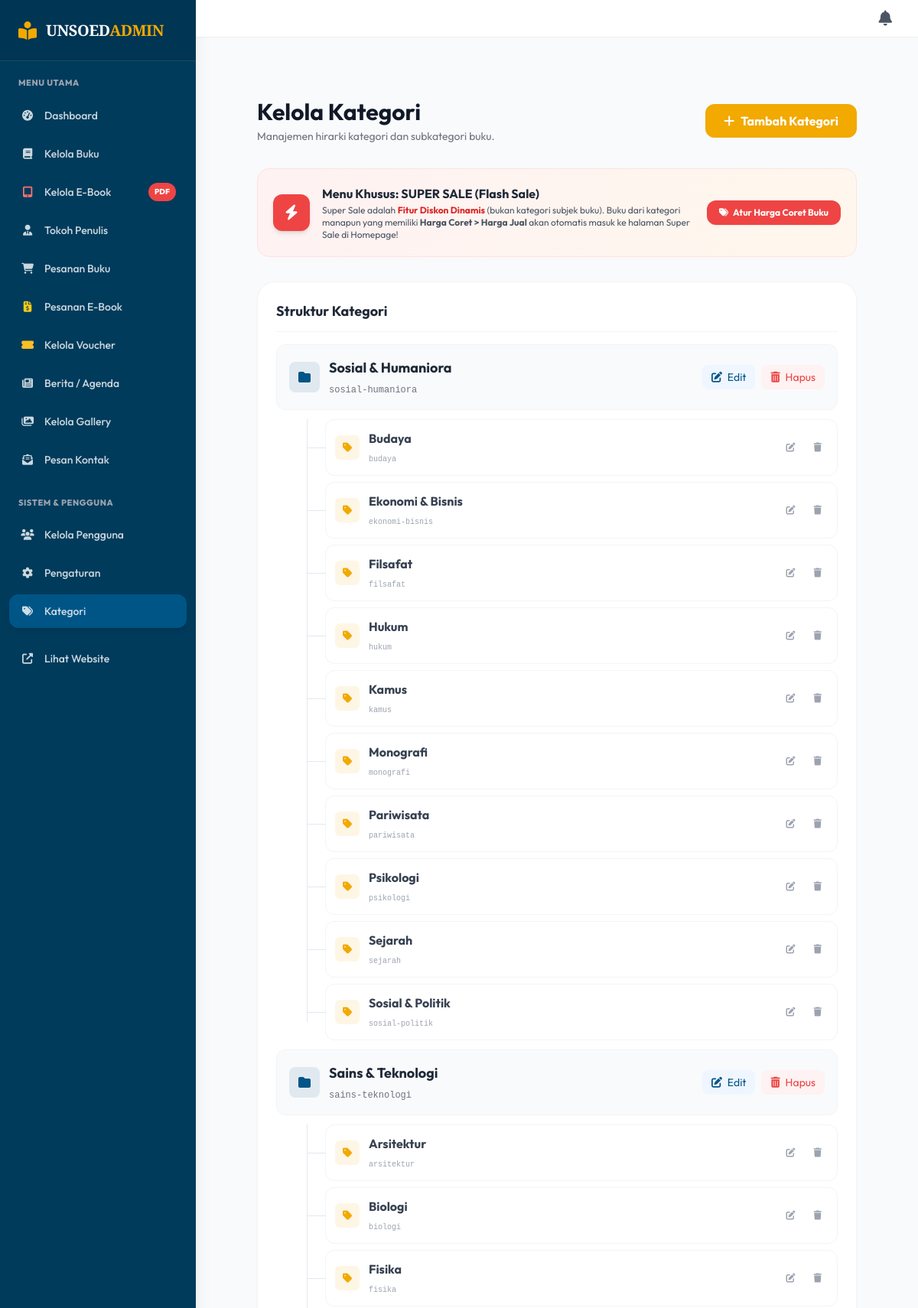
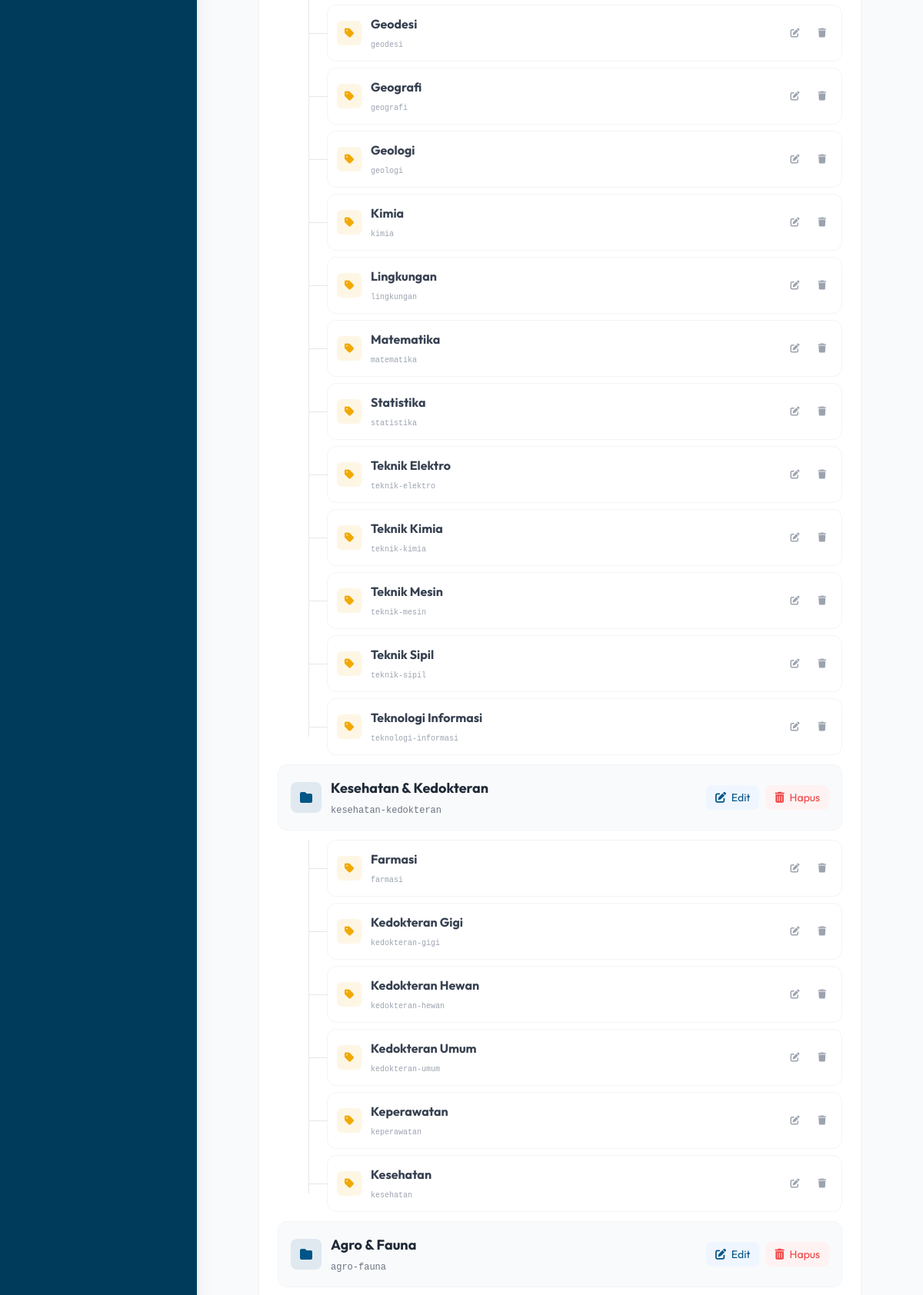
Page /public/admin/categories (signed in, upper part) on the committed database (2 pictures, top to bottom).
### tables this page shows
CREATE TABLE IF NOT EXISTS `categories` (
  `id` int(11) NOT NULL AUTO_INCREMENT,
  `name` varchar(100) NOT NULL,
  `slug` varchar(100) NOT NULL,
  `parent_id` int(11) DEFAULT NULL,
  PRIMARY KEY (`id`),
  FOREIGN KEY (`parent_id`) REFERENCES `categories` (`id`) ON DELETE CASCADE
);

### app/controllers/Admin.php (called while the page is built, shortened)
<?php
class Admin extends Controller {
    public function categories()
    {
        $data['judul'] = 'Kelola Kategori - Unsoed Press';
        $data['categories'] = $this->model('CategoryModel')->getHierarchicalCategories();
        $this->view('admin/categories/index', $data);
    }
}

### core/App.php (called while the page is built, shortened)
<?php
class App {
    protected $method = 'index';
    protected $params = [];
    public function __construct()
    {
        $url = $this->parseURL();
        if(isset($url[0])) {
            if(file_exists('../app/controllers/' . ucfirst($url[0]) . '.php')) {
                unset($url[0]);
            }
        }
        $this->controller = new $this->controller;
        if(isset($url[1])) {
            if(method_exists($this->controller, $url[1])) {
                $this->method = $url[1];
            }
        }
        call_user_func_array([$this->controller, $this->method], $this->params);
    }
    public function parseURL()
    {
        if(isset($_GET['url'])) {
            $url = rtrim($_GET['url'], '/');
            $url = filter_var($url, FILTER_SANITIZE_URL);
            $url = explode('/', $url);
            return $url;
        }
    }
}

### public/index.php (called while the page is built, shortened)
<?php
require_once '../core/App.php';
require_once '../core/Database.php';
require_once '../config/database.php';
$app = new App();

### core/Database.php (called while the page is built, shortened)
<?php
class Database {
    private $host = DB_HOST;
    private $user = DB_USER;
    private $pass = DB_PASS;
    private $db_name = DB_NAME;
    private $dbh;
    private $stmt;
    public function __construct()
    {
        $dsn = 'mysql:host=' . $this->host . ';dbname=' . $this->db_name;
        $option = [
            PDO::ATTR_PERSISTENT => true,
            PDO::ATTR_ERRMODE => PDO::ERRMODE_EXCEPTION
        ];
        try {
            $this->dbh = new PDO($dsn, $this->user, $this->pass, $option);
        } catch(PDOException $e) {
            die($e->getMessage());
        }
    }
    public function query($query)
    {
        $this->stmt = $this->dbh->prepare($query);
    }
    public function bind($param, $value, $type = null)
    {
        if(is_null($type)) {
            switch(true) {
                case is_int($value):
                    $type = PDO::PARAM_INT;
                    break;
                default:
                    $type = PDO::PARAM_STR;
            }
        }
        $this->stmt->bindValue($param, $value, $type);
    }
    public function execute()
    {
        return $this->stmt->execute();
    }
    public function resultSet()
    {
        $this->execute();
        return $this->stmt->fetchAll(PDO::FETCH_ASSOC);
    }
}

### app/models/CategoryModel.php (called while the page is built, shortened)
<?php
class CategoryModel {
    private $table = 'categories';
    private $db;
    public function __construct()
    {
        $this->db = new Database;
    }
    public function getAllCategories()
    {
        $this->db->query('SELECT * FROM ' . $this->table . ' ORDER BY name ASC');
        return $this->db->resultSet();
    }
    public function getHierarchicalCategories()
    {
        $allCategories = $this->getAllCategories();
        $tree = [];
        $mapped = [];
        foreach ($allCategories as $cat) {
            $mapped[$cat['id']] = $cat;
            $mapped[$cat['id']]['children'] = [];
        }
        foreach ($mapped as $id => &$cat) {
            if ($cat['parent_id'] != null && isset($mapped[$cat['parent_id']])) {
                $mapped[$cat['parent_id']]['children'][] = &$cat;
            } else {
                $tree[] = &$cat;
            }
        }
        $customOrder = [
            'Sosial & Humaniora' => 1,
            'Sains & Teknologi' => 2,
            'Kesehatan & Kedokteran' => 3,
            'Agro & Fauna' => 4
        ];
        usort($tree, function($a, $b) use ($customOrder) {
            $orderA = isset($customOrder[$a['name']]) ? $customOrder[$a['name']] : 999;
            $orderB = isset($customOrder[$b['name']]) ? $customOrder[$b['name']] : 999;
            if ($orderA === $orderB) {
                return strcmp($a['name'], $b['name']);
            }
            return $orderA <=> $orderB;
        });
        return $tree;
    }
}

### app/views/admin/categories/index.php (the view, shortened to what this page needs)
<div class="p-6 md:p-10">
    <div class="flex flex-col md:flex-row justify-between items-start md:items-center mb-8 gap-4">
        <div>
            <h1 class="text-3xl font-bold text-gray-900 mb-1">Kelola Kategori</h1>
            <p class="text-gray-500 text-sm">Manajemen hirarki kategori dan subkategori buku.</p>
        </div>
        <a href="<?= BASEURL; ?>/admin/create_category" class="bg-unsoed-yellow text-white px-6 py-2.5 rounded-xl font-bold hover:bg-yellow-500 hover:shadow-lg hover:-translate-y-1 transition-all duration-300 flex items-center gap-2">
            <i class="fas fa-plus"></i> Tambah Kategori
        </a>
    </div>
    <div class="bg-gradient-to-r from-red-50 to-orange-50 border border-red-100 rounded-2xl p-5 mb-8 flex flex-col md:flex-row items-start md:items-center justify-between gap-4">
        <div class="flex items-center gap-4">
            <div class="w-12 h-12 bg-red-500 text-white rounded-xl flex items-center justify-center text-xl font-bold flex-shrink-0 shadow-md">
                <i class="fas fa-bolt animate-bounce"></i>
            </div>
            <div>
                <h4 class="font-bold text-gray-800 text-base">Menu Khusus: SUPER SALE (Flash Sale)</h4>
                <p class="text-xs text-gray-600 mt-0.5">Super Sale adalah <strong class="text-red-600">Fitur Diskon Dinamis</strong> (bukan kategori subjek buku). Buku dari kategori manapun yang memiliki <strong>Harga Coret &gt; Harga Jual</strong> akan otomatis masuk ke halaman Super Sale di Homepage!</p>
            </div>
        </div>
        <a href="<?= BASEURL; ?>/admin/books" class="px-4 py-2 bg-red-500 text-white text-xs font-bold rounded-xl hover:bg-red-600 transition shadow-sm flex-shrink-0 flex items-center gap-1.5">
            <i class="fas fa-tags"></i> Atur Harga Coret Buku
        </a>
    </div>
    <div class="bg-white rounded-3xl shadow-sm border border-gray-100 overflow-hidden">
        <div class="p-6">
            <h3 class="text-lg font-bold text-gray-800 mb-4 border-b border-gray-100 pb-3">Struktur Kategori</h3>
            <?php if(empty($data['categories'])): ?>
                <div class="text-center py-12">
                    <div class="w-20 h-20 bg-gray-50 rounded-full flex items-center justify-center mx-auto mb-4">
                        <i class="fas fa-tags text-3xl text-gray-300"></i>
                    </div>
                    <p class="text-gray-500 font-medium">Belum ada kategori.</p>
                </div>
            <?php else: ?>
                <div class="space-y-3">
                    <?php foreach($data['categories'] as $cat): ?>
                        <div class="bg-gray-50 rounded-xl p-4 border border-gray-100 flex flex-col md:flex-row justify-between items-start md:items-center group hover:bg-white hover:border-unsoed-blue/30 hover:shadow-md transition-all">
                            <div class="flex items-center gap-3 mb-3 md:mb-0">
                                <div class="w-10 h-10 bg-unsoed-blue/10 text-unsoed-blue rounded-lg flex items-center justify-center font-bold">
                                    <i class="fas fa-folder"></i>
                                </div>
                                <div>
                                    <h4 class="font-bold text-gray-800 text-lg"><?= $cat['name'] ?></h4>
                                    <span class="text-xs text-gray-500 font-medium font-mono"><?= $cat['slug'] ?></span>
                                </div>
                            </div>
                            <div class="flex gap-2 w-full md:w-auto justify-end">
                                <a href="<?= BASEURL; ?>/admin/edit_category/<?= $cat['id'] ?>" class="px-3 py-1.5 bg-blue-50 text-unsoed-blue text-sm rounded-lg hover:bg-unsoed-blue hover:text-white transition-colors">
                                    <i class="fas fa-edit mr-1"></i> Edit
                                </a>
                                <a href="<?= BASEURL; ?>/admin/delete_category/<?= $cat['id'] ?>" onclick="return confirm('Yakin ingin menghapus kategori ini dan seluruh subkategorinya?');" class="px-3 py-1.5 bg-red-50 text-red-500 text-sm rounded-lg hover:bg-red-500 hover:text-white transition-colors">
                                    <i class="fas fa-trash-alt mr-1"></i> Hapus
                                </a>
                            </div>
                        </div>
                        <?php if(!empty($cat['children'])): ?>
                            <div class="pl-8 md:pl-16 space-y-2 mt-2 mb-4 relative">
                                <?php foreach($cat['children'] as $child): ?>
                                    <div class="relative bg-white rounded-xl p-3 border border-gray-100 flex flex-col md:flex-row justify-between items-start md:items-center group hover:border-unsoed-yellow/50 transition-all">
                                        <div class="absolute -left-6 w-6 top-1/2 h-px bg-gray-200"></div>
                                        <div class="flex items-center gap-3 mb-2 md:mb-0">
                                            <div class="w-8 h-8 bg-unsoed-yellow/10 text-unsoed-yellow rounded-md flex items-center justify-center text-sm">
                                                <i class="fas fa-tag"></i>
                                            </div>
                                            <div>
                                                <h5 class="font-bold text-gray-700"><?= $child['name'] ?></h5>
                                                <span class="text-[10px] text-gray-400 font-mono"><?= $child['slug'] ?></span>
                                            </div>
                                        </div>
                                        <div class="flex gap-2">
                                            <a href="<?= BASEURL; ?>/admin/edit_category/<?= $child['id'] ?>" class="text-xs text-gray-400 hover:text-unsoed-blue transition-colors px-2 py-1"><i class="fas fa-edit"></i></a>
                                            <a href="<?= BASEURL; ?>/admin/delete_category/<?= $child['id'] ?>" onclick="return confirm('Yakin?');" class="text-xs text-gray-400 hover:text-red-500 transition-colors px-2 py-1"><i class="fas fa-trash"></i></a>
                                        </div>
                                    </div>
                                <?php endforeach; ?>
                            </div>
                        <?php endif; ?>
                    <?php endforeach; ?>
                </div>
            <?php endif; ?>
        </div>
    </div>
</div>

### rows in the picture
categories: name "Sosial & Humaniora", slug "sosial-humaniora"
categories: name "Budaya", slug "budaya"
categories: name "Ekonomi & Bisnis", slug "ekonomi-bisnis"
categories: name "Filsafat", slug "filsafat"
categories: name "Hukum", slug "hukum"
categories: name "Kamus", slug "kamus"
categories: name "Monografi", slug "monografi"
categories: name "Pariwisata", slug "pariwisata"
categories: name "Psikologi", slug "psikologi"
categories: name "Sejarah", slug "sejarah"
categories: name "Sosial & Politik", slug "sosial-politik"
categories: name "Sains & Teknologi", slug "sains-teknologi"
categories: name "Arsitektur", slug "arsitektur"
categories: name "Biologi", slug "biologi"
categories: name "Fisika", slug "fisika"
categories: name "Geodesi", slug "geodesi"
categories: name "Geografi", slug "geografi"
categories: name "Geologi", slug "geologi"
categories: name "Kimia", slug "kimia"
categories: name "Lingkungan", slug "lingkungan"
categories: name "Matematika", slug "matematika"
categories: name "Statistika", slug "statistika"
categories: name "Teknik Elektro", slug "teknik-elektro"
categories: name "Teknik Kimia", slug "teknik-kimia"
categories: name "Teknik Mesin", slug "teknik-mesin"
categories: name "Teknik Sipil", slug "teknik-sipil"
categories: name "Teknologi Informasi", slug "teknologi-informasi"
categories: name "Kesehatan & Kedokteran", slug "kesehatan-kedokteran"
categories: name "Farmasi", slug "farmasi"
categories: name "Kedokteran Gigi", slug "kedokteran-gigi"
categories: name "Kedokteran Hewan", slug "kedokteran-hewan"
categories: name "Kedokteran Umum", slug "kedokteran-umum"
categories: name "Keperawatan", slug "keperawatan"
categories: name "Kesehatan", slug "kesehatan"
categories: name "Agro & Fauna", slug "agro-fauna"
